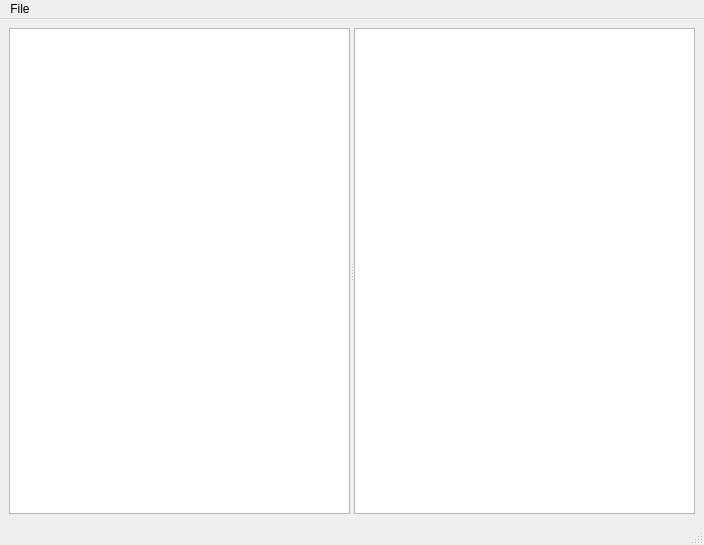
<?xml version="1.0" encoding="UTF-8"?>
<ui version="4.0">
 <class>MainWindow</class>
 <widget class="QMainWindow" name="MainWindow">
  <property name="geometry">
   <rect>
    <x>0</x>
    <y>0</y>
    <width>704</width>
    <height>545</height>
   </rect>
  </property>
  <property name="windowTitle">
   <string>Tracer</string>
  </property>
  <widget class="QWidget" name="centralwidget">
   <layout class="QGridLayout" name="gridLayout">
    <item row="0" column="0">
     <widget class="QSplitter" name="splitter">
      <property name="orientation">
       <enum>Qt::Horizontal</enum>
      </property>
      <widget class="QTreeWidget" name="treeWidget_InstructionInfo">
       <property name="font">
        <font>
         <family>Monospace</family>
        </font>
       </property>
       <property name="editTriggers">
        <set>QAbstractItemView::NoEditTriggers</set>
       </property>
       <attribute name="headerVisible">
        <bool>false</bool>
       </attribute>
       <column>
        <property name="text">
         <string notr="true">1</string>
        </property>
       </column>
      </widget>
      <widget class="QTextBrowser" name="textBrowser_RegisterInfo">
       <property name="font">
        <font>
         <family>Monospace</family>
        </font>
       </property>
      </widget>
     </widget>
    </item>
   </layout>
  </widget>
  <widget class="QMenuBar" name="menubar">
   <property name="geometry">
    <rect>
     <x>0</x>
     <y>0</y>
     <width>704</width>
     <height>22</height>
    </rect>
   </property>
   <widget class="QMenu" name="menuFile">
    <property name="title">
     <string>File</string>
    </property>
    <addaction name="actionOpen"/>
    <addaction name="actionSave"/>
   </widget>
   <addaction name="menuFile"/>
  </widget>
  <widget class="QStatusBar" name="statusbar"/>
  <action name="actionOpen">
   <property name="text">
    <string>Open</string>
   </property>
  </action>
  <action name="actionSave">
   <property name="text">
    <string>Save</string>
   </property>
  </action>
  <action name="actionSave_as_a_text_file">
   <property name="text">
    <string>Save as a text file</string>
   </property>
  </action>
 </widget>
 <resources/>
 <connections/>
</ui>
